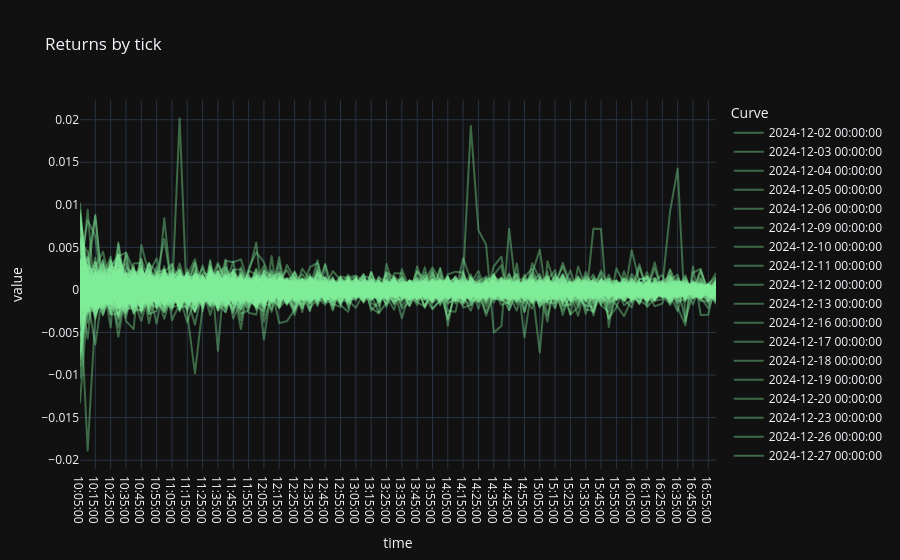

Notebook code for this chart:
### Code cell
fig = px.line(
    df,
    color_discrete_sequence=['#80ed99'],  
    title="Returns by tick")

fig.update_layout(
    legend_title_text='Curve'
)
fig.update_traces(opacity=.4)
fig.show()
